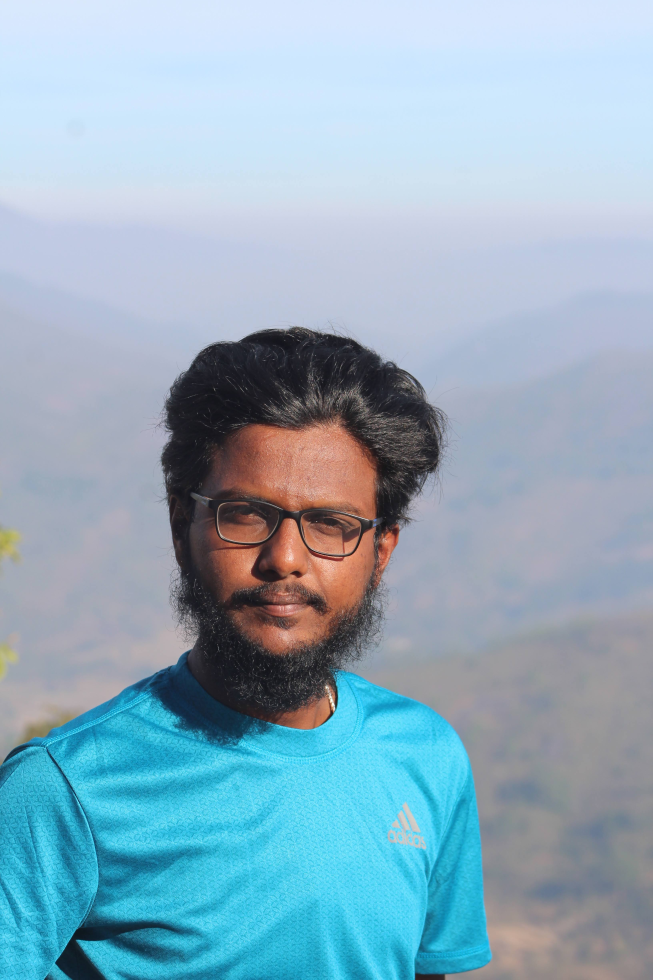
#> input picture Photos/Train/KVD/20210110083634_IMG_4060.jpg, 3265 x 4898 px, found by its file name (shown at 1/5 size); its folder holds only this picture in this run
$ python faces_train.py
#> lines starting #> are read from the running program, lines starting #| are printed output that depends on the picture
import os
import cv2 as cv
import numpy as np

# [6 lines of commented-out code are left out]

haar_cascade = cv.CascadeClassifier('haar_face.xml')
p = []
for i in os.listdir(r'C:\Users\user_\OneDrive\Documents\OpenCv\Photos\Train'):
    p.append(i)
#> pass 2 of the loop `for i in os.listdir(r'C:\Users\user_\OneDrive\Documents\OpenCv\Photos\..`:
print(p)
DIR = r'C:\Users\user_\OneDrive\Documents\OpenCv\Photos\Train'
features = []
labels = []


def create_train():
    for person in p:
        path = os.path.join(DIR, person)
        label = p.index(person)

        for img in os.listdir(path):
            img_path = os.path.join(path, img)
            img_array = cv.imread(img_path)
#> img_array is the input picture: shape (4898, 3265, 3); mean B, G, R 190, 173.2, 143.9
            gray = cv.cvtColor(img_array, cv.COLOR_BGR2GRAY)
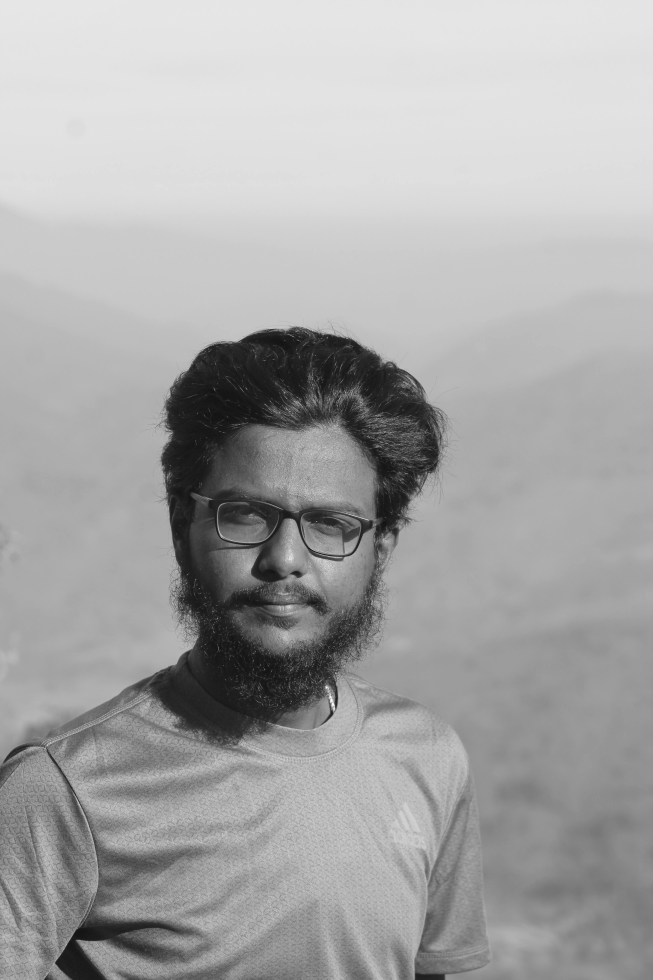
#> gray: shape (4898, 3265) (shown at 1/5 size); min 1, max 255, mean 166.4
            faces_rect = haar_cascade.detectMultiScale(gray, scaleFactor=1.1, minNeighbors=4)
#> faces_rect = [[176, 4160, 55, 55], [16, 4567, 60, 60], [1781, 4707, 51, 51], [257, 3862, 54, 54], [44, 4420, 56, 56], [1827, 3574, 319, 319], [2091, 3720, 291, 291], [822, 2129, 1197, 1197]]
            for (x, y, w, h) in faces_rect:
                faces_roi = gray[y:y + h, x:x + w]
                features.append(faces_roi)
                labels.append(label)
#> this loop made 8 passes
#> pass 1, in create_train, `faces_roi = gray[y:y + h, x:x + w]`:
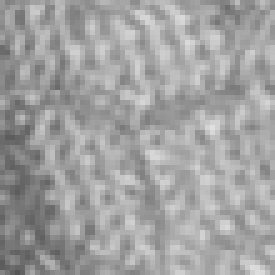
#> faces_roi: shape (55, 55) (shown 5 times larger); min 85, max 224, mean 160.7
#> pass 2, in create_train, `faces_roi = gray[y:y + h, x:x + w]`:
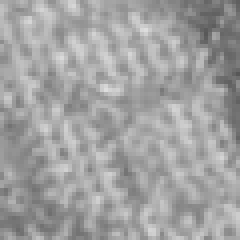
#> faces_roi: shape (60, 60) (shown 4 times larger); min 87, max 221, mean 160.9
#> pass 3, in create_train, `faces_roi = gray[y:y + h, x:x + w]`:
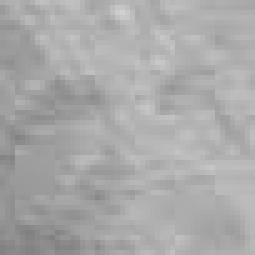
#> faces_roi: shape (51, 51) (shown 5 times larger); min 128, max 208, mean 169.4
#> after the loop, features = 8 items; labels = [0, 0, 0, 0, 0, 0, 0, 0]
#> pass 2 of the loop in create_train, `for person in p:`:
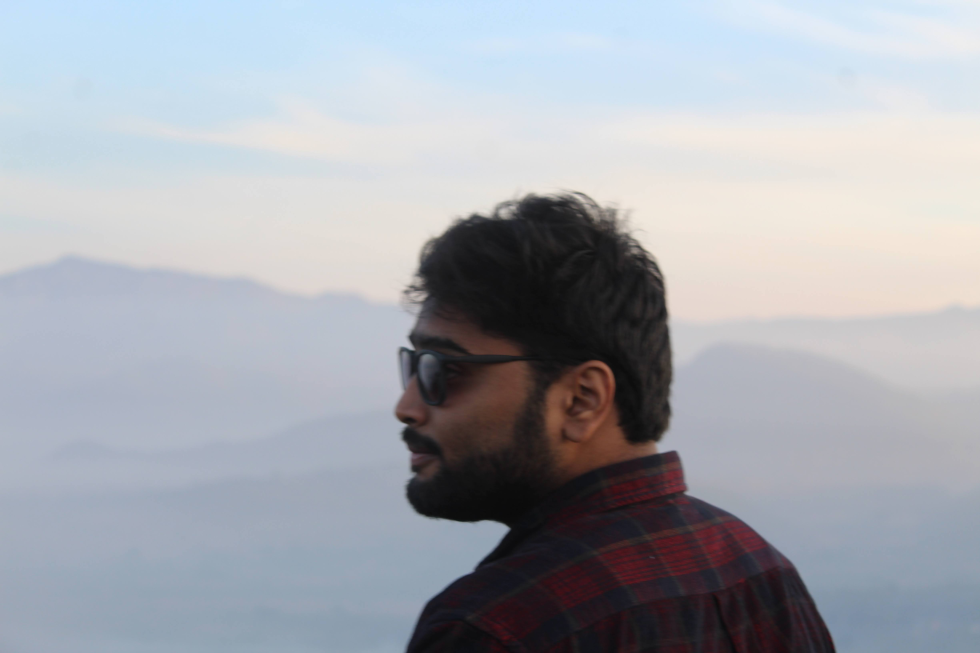
#> input picture Photos/Train/Rahul/20210111070505_IMG_4314.jpg, 4898 x 3265 px, found by its file name (shown at 1/5 size)
#> in create_train, img_array is the input picture: shape (3265, 4898, 3); mean B, G, R 175.5, 168.4, 164.9
#> in create_train, `gray = cv.cvtColor(img_array, cv.COLOR_BGR2GRAY)`:
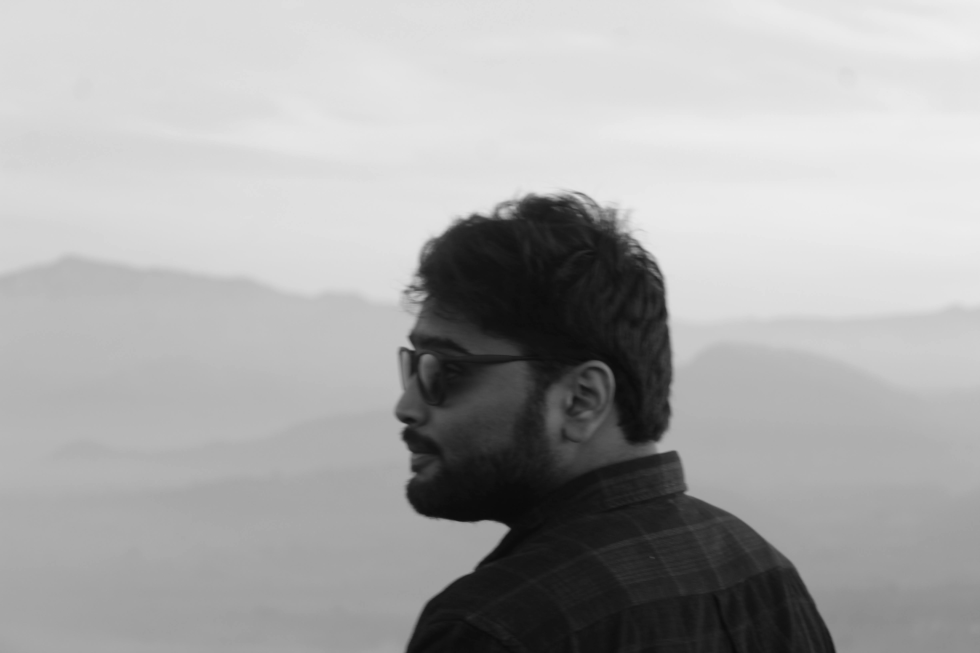
#> gray: shape (3265, 4898) (shown at 1/5 size); min 6, max 238, mean 168.1
#> faces_rect = [[2802, 1736, 315, 315]]
#> the loop in create_train, `for (x, y, w, h) in faces_rect:` made 1 pass
#> pass 1, in create_train, `faces_roi = gray[y:y + h, x:x + w]`:
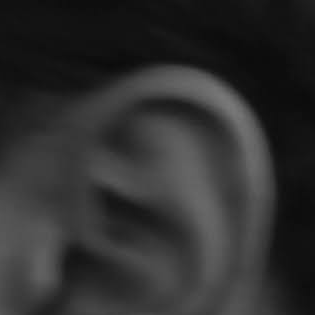
#> faces_roi: shape (315, 315); min 11, max 121, mean 46.9
#> after the loop in create_train, `for (x, y, w, h) in faces_rect:`: features = 9 items; labels = [0, 0, 0, 0, 0, 0, 0, 0, 1]


create_train()
print('Training Done------------')
# print(f'length of the features list={len(features)}')
# print(f'length of the features lables={len(labels)}')

features = np.array(features, dtype='object')
labels = np.array(labels)

face_recognizer = cv.face.LBPHFaceRecognizer_create()

face_recognizer.train(features, labels)
face_recognizer.save('face_trained.yml')
print('Training Done------------')
np.save('features.npy', features)
np.save('labels.npy', labels)
